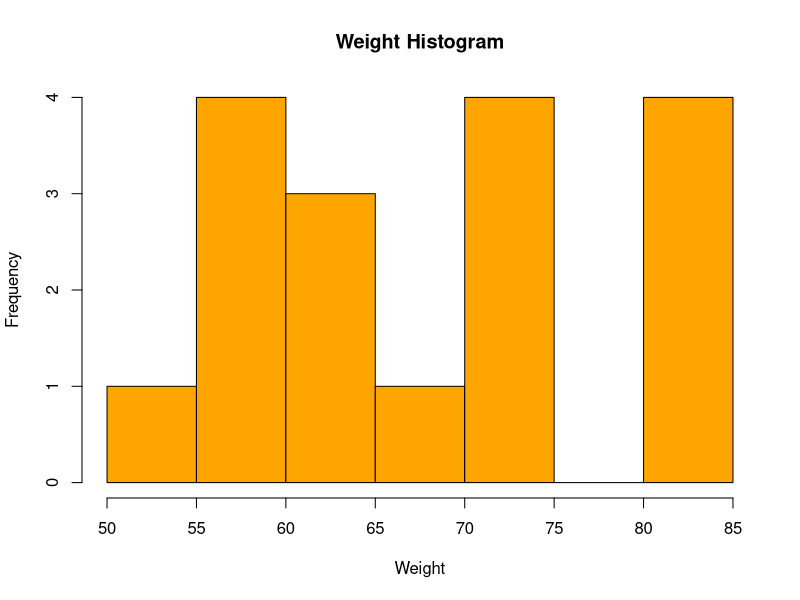
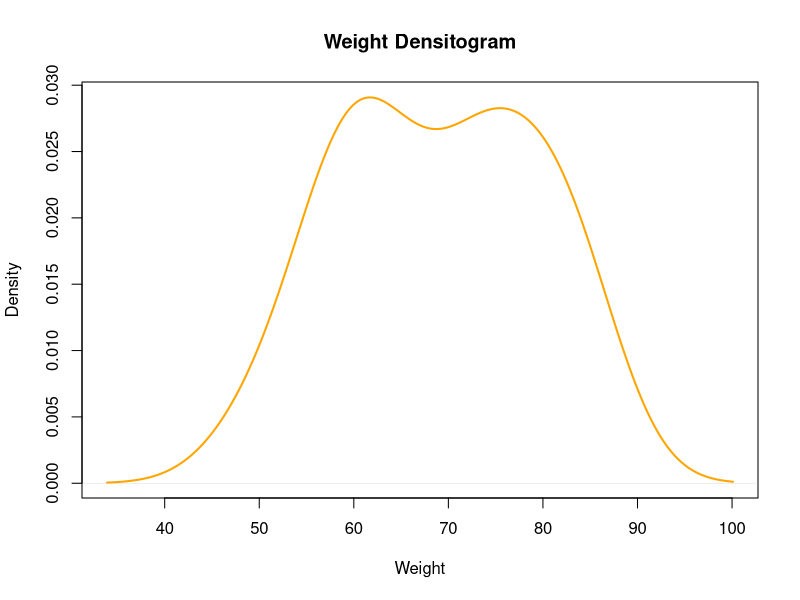
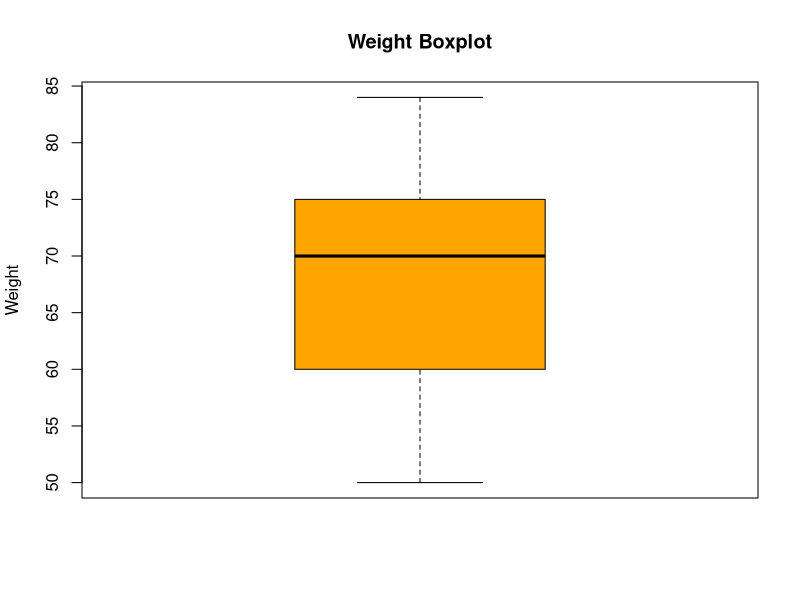
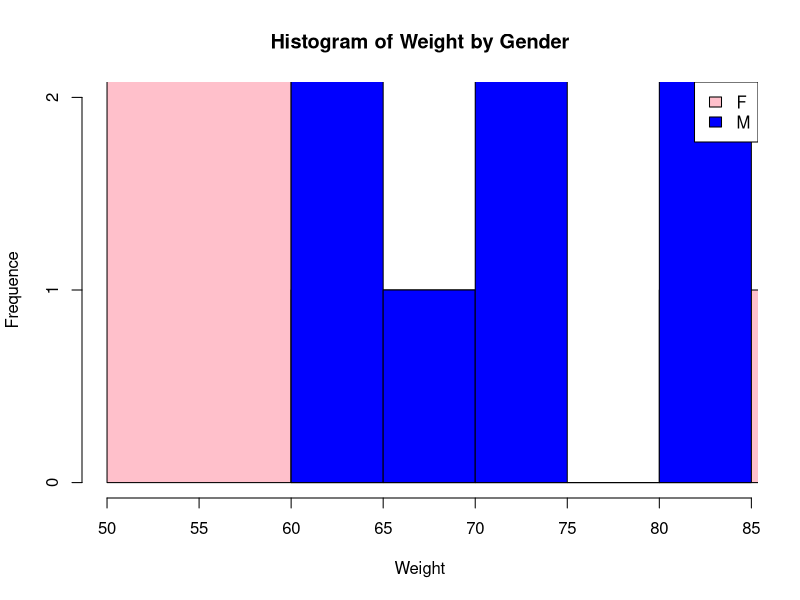
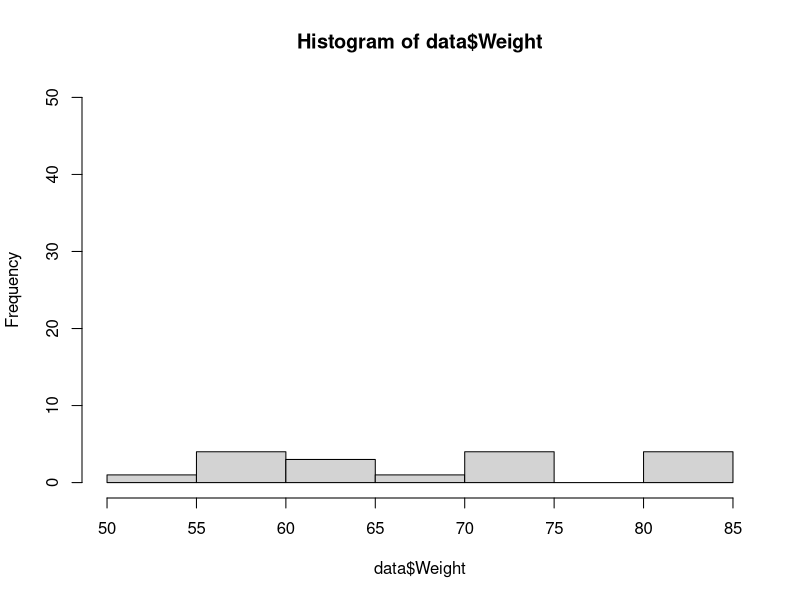
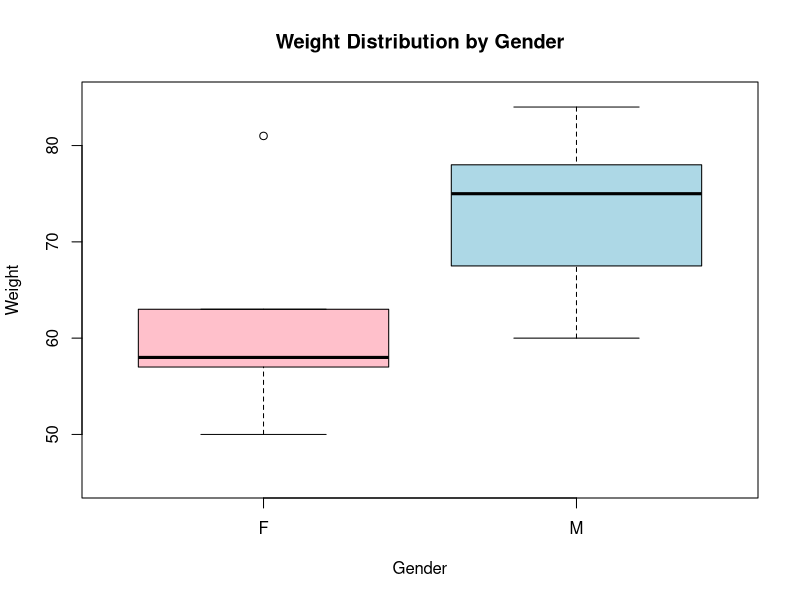

Write R code to recreate these figures, in order.
## ---- chunk 1
data <- read.csv("data/data_student.csv")
summary(data)
## ---- chunk 2
library(tidyverse)
## ---- chunk 3
data %>% # "tibble" = table of data
  summarise_if(is.numeric, list( #Apply summary functions only if the column is numeric
    mean = mean,
    sd = sd,
    median = median,
    quantile = quantile,
    min = min,
    max = max
  ), na.rm = TRUE) # Ignore missing values
summary(data)
## ---- chunk 4
hist(data$Weight, 
     main = "Weight Histogram", 
     xlab = "Weight",
     col = "orange", 
     border = "black")
## ---- chunk 5
plot(density(data$Weight, na.rm = TRUE),
     main = "Weight Densitogram",
     xlab = "Weight",
     ylab = "Density",
     col = "orange",
     lwd = 2)
## ---- chunk 6
# Boxplot for the 'Weight' column
boxplot(data$Weight,
        main = "Weight Boxplot",
        ylab = "Weight",
        col = "orange")
## ---- chunk 7
hist(data$Weight[data$Gender == "F"], #Condition F
     col = "pink",
     xlim = range(data$Weight, na.rm = TRUE), 
     main = "Histogram of Weight by Gender",
     xlab = "Weight",
     ylab = "Frequence",
     ylim = c(0, 2))

hist(data$Weight[data$Gender == "M"], #Condition M
     col = "blue",
     add = TRUE)

legend("topright", legend = c("F", "M"),
       fill = c("pink", "blue"))
hist(data$Weight, ylim = c(0, 50))
## ---- chunk 8
boxplot(Weight ~ Gender, data = data,
        main = "Weight Distribution by Gender",
        xlab = "Gender",
        ylab = "Weight",
        col = c("pink", "lightblue"),
        ylim = c(45,85))
## ---- chunk 9
wilcox.test(Weight ~ Gender, data = data)
